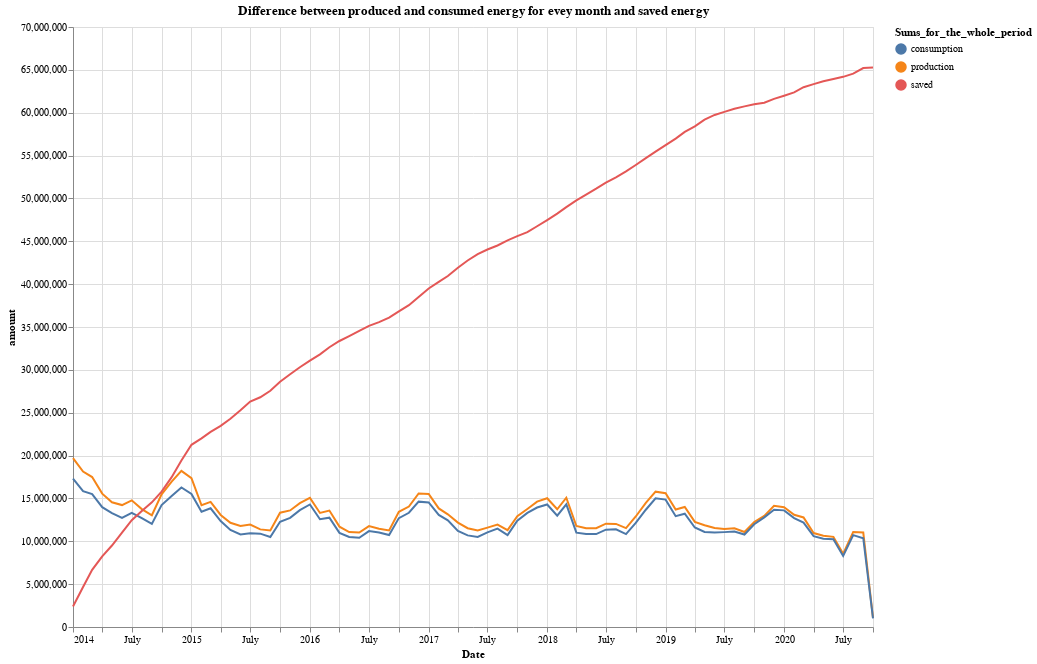

Notebook code cell kept with this figure:
### Markdown cell above
Тут ми можемо побачити кількість єнергії, що виробляється з кожного типу джерел та яка різниця у, власне, кількості виробленої енергії по кожному типу джерел. Також тут видно які способи видобутку прогресують, а які занепадають.

### Code cell
df1 = df.groupby(df.Date.dt.to_period("M")).sum().reset_index()
df1['Date'] = pd.to_datetime(df1['Date'].apply(lambda x: x.strftime('%Y-%m')))

df1['production'] = df1['nuclear'] + df1['thermal'] + df1['renewable'] + df1['heat_power'] + df1['hydro'] + df1['pumped_hydro']
df1['saved'] = df1['production'] - df1['consumption']

df1['saved'] = df1['saved'].cumsum()

nearest = alt.selection(type='single', nearest=True, on='mouseover',
                        fields=['Date'], empty='none')

line = alt.Chart(df1, title='Difference between produced and consumed energy for evey month and saved energy').transform_fold(
    ['production',
     'consumption',
     'saved'],
    as_ = ['Sums_for_the_whole_period', 'amount']
).mark_line().encode(
    alt.Y('amount:Q'),
    alt.X('Date:T'),
    alt.Color('Sums_for_the_whole_period:N'),
    tooltip = [alt.Tooltip('Date:T'), alt.Tooltip('consumption:Q'), alt.Tooltip('production:Q'), alt.Tooltip('difference:Q')]
)

selectors = alt.Chart(df1).mark_point().encode(
    x='Date:T',
    opacity=alt.value(0),
).add_selection(
    nearest
)
    
points = line.mark_point().encode(
    opacity=alt.condition(nearest, alt.value(1), alt.value(0))
)

text = line.mark_text(align='left', dx=5, dy=-5).encode(
    text=alt.condition(nearest, 'amount:Q', alt.value(' '))
)

rules = alt.Chart(df1).mark_rule(color='gray').encode(
    x='Date:T',
).transform_filter(
    nearest
)

alt.layer(
    line, selectors, points, rules, text
).properties(
    width=800, height=600
)

### Figure 1 — Vega-Lite specification as saved in the notebook (floating-point values rounded to 4 significant figures)
{"config": {"view": {"continuousWidth": 400, "continuousHeight": 300}}, "layer": [{"mark": "line", "encoding": {"color": {"type": "nominal", "field": "Sums_for_the_whole_period"}, "tooltip": [{"type": "temporal", "field": "Date"}, {"type": "quantitative", "field": "consumption"}, {"type": "quantitative", "field": "production"}, {"type": "quantitative", "field": "difference"}], "x": {"type": "temporal", "field": "Date"}, "y": {"type": "quantitative", "field": "amount"}}, "title": "Difference between produced and consumed energy for evey month and saved energy", "transform": [{"fold": ["production", "consumption", "saved"], "as": ["Sums_for_the_whole_period", "amount"]}]}, {"mark": "point", "encoding": {"opacity": {"value": 0}, "x": {"type": "temporal", "field": "Date"}}, "selection": {"selector009": {"type": "single", "nearest": true, "on": "mouseover", "fields": ["Date"], "empty": "none"}}}, {"mark": "point", "encoding": {"color": {"type": "nominal", "field": "Sums_for_the_whole_period"}, "opacity": {"condition": {"value": 1, "selection": "selector009"}, "value": 0}, "tooltip": [{"type": "temporal", "field": "Date"}, {"type": "quantitative", "field": "consumption"}, {"type": "quantitative", "field": "production"}, {"type": "quantitative", "field": "difference"}], "x": {"type": "temporal", "field": "Date"}, "y": {"type": "quantitative", "field": "amount"}}, "title": "Difference between produced and consumed energy for evey month and saved energy", "transform": [{"fold": ["production", "consumption", "saved"], "as": ["Sums_for_the_whole_period", "amount"]}]}, {"mark": {"type": "rule", "color": "gray"}, "encoding": {"x": {"type": "temporal", "field": "Date"}}, "transform": [{"filter": {"selection": "selector009"}}]}, {"mark": {"type": "text", "align": "left", "dx": 5, "dy": -5}, "encoding": {"color": {"type": "nominal", "field": "Sums_for_the_whole_period"}, "text": {"condition": {"type": "quantitative", "field": "amount", "selection": "selector009"}, "value": " "}, "tooltip": [{"type": "temporal", "field": "Date"}, {"type": "quantitative", "field": "consumption"}, {"type": "quantitative", "field": "production"}, {"type": "quantitative", "field": "difference"}], "x": {"type": "temporal", "field": "Date"}, "y": {"type": "quantitative", "field": "amount"}}, "title": "Difference between produced and consumed energy for evey month and saved energy", "transform": [{"fold": ["production", "consumption", "saved"], "as": ["Sums_for_the_whole_period", "amount"]}]}], "data": {"name": "data-6eaf8dac935be3c9003014c341e3f0bc"}, "height": 600, "width": 800, "$schema": "https://vega.github.io/schema/vega-lite/v4.8.1.json", "datasets": {"data-6eaf8dac935be3c9003014c341e3f0bc": [{"Date": "2014-01-01T00:00:00", "nuclear": 8248780, "thermal": 1623259, "renewable": 119706, "heat_power": 8707063, "hydro": 936076, "pumped_hydro": 76933, "consumption": 17321414, "production": 19711817, "saved": 2390403}, {"Date": "2014-02-01T00:00:00", "nuclear": 7739117, "thermal": 1386536, "renewable": 102518, "heat_power": 8075567, "hydro": 756129, "pumped_hydro": 68367, "consumption": 15843847, "production": 18128234, "saved": 4674790}, {"Date": "2014-03-01T00:00:00", "nuclear": 7725872, "thermal": 1137842, "renewable": 176045, "heat_power": 7656551, "hydro": 723103, "pumped_hydro": 70604, "consumption": 15500810, "production": 17490017, "saved": 6663997}, {"Date": "2014-04-01T00:00:00", "nuclear": 6696561, "thermal": 739421, "renewable": 118513, "heat_power": 7102564, "hydro": 832093, "pumped_hydro": 69482, "consumption": 13975448, "production": 15558634, "saved": 8247183}, {"Date": "2014-05-01T00:00:00", "nuclear": 6070832, "thermal": 391258, "renewable": 105219, "heat_power": 6962767, "hydro": 947347, "pumped_hydro": 74397, "consumption": 13290823, "production": 14551820, "saved": 9508180}, {"Date": "2014-06-01T00:00:00", "nuclear": 6081209, "thermal": 343851, "renewable": 123145, "heat_power": 6894082, "hydro": 711995, "pumped_hydro": 71250, "consumption": 12718065, "production": 14225532, "saved": 11015647}, {"Date": "2014-07-01T00:00:00", "nuclear": 6566061, "thermal": 341904, "renewable": 130332, "heat_power": 7084636, "hydro": 607239, "pumped_hydro": 46242, "consumption": 13327562, "production": 14776414, "saved": 12464499}, {"Date": "2014-08-01T00:00:00", "nuclear": 7212234, "thermal": 304213, "renewable": 137537, "heat_power": 5566525, "hydro": 510043, "pumped_hydro": 22945, "consumption": 12692597, "production": 13753497, "saved": 13525399}, {"Date": "2014-09-01T00:00:00", "nuclear": 7325239, "thermal": 369361, "renewable": 183070, "heat_power": 4735272, "hydro": 372281, "pumped_hydro": 49456, "consumption": 12018230, "production": 13034679, "saved": 14541848}, {"Date": "2014-10-01T00:00:00", "nuclear": 7954417, "thermal": 740323, "renewable": 165851, "heat_power": 6062557, "hydro": 491126, "pumped_hydro": 67048, "consumption": 14220362, "production": 15481322, "saved": 15802808}, {"Date": "2014-11-01T00:00:00", "nuclear": 8282325, "thermal": 1149899, "renewable": 131817, "heat_power": 6747650, "hydro": 551078, "pumped_hydro": 93091, "consumption": 15281037, "production": 16955860, "saved": 17477631}, {"Date": "2014-12-01T00:00:00", "nuclear": 8249508, "thermal": 1535738, "renewable": 138607, "heat_power": 7610579, "hydro": 551479, "pumped_hydro": 131058, "consumption": 16279212, "production": 18216969, "saved": 19415388}, {"Date": "2015-01-01T00:00:00", "nuclear": 8692416, "thermal": 1384899, "renewable": 115906, "heat_power": 6504858, "hydro": 514561, "pumped_hydro": 150638, "consumption": 15525092, "production": 17363278, "saved": 21253574}, {"Date": "2015-02-01T00:00:00", "nuclear": 7426312, "thermal": 909820, "renewable": 106246, "heat_power": 5031457, "hydro": 597453, "pumped_hydro": 131131, "consumption": 13448093, "production": 14202419, "saved": 22007900}, {"Date": "2015-03-01T00:00:00", "nuclear": 7534272, "thermal": 800579, "renewable": 132951, "heat_power": 5462100, "hydro": 523401, "pumped_hydro": 146105, "consumption": 13847423, "production": 14599408, "saved": 22759885}, {"Date": "2015-04-01T00:00:00", "nuclear": 7251453, "thermal": 547123, "renewable": 129060, "heat_power": 4539042, "hydro": 464807, "pumped_hydro": 137359, "consumption": 12359077, "production": 13068844, "saved": 23469652}, {"Date": "2015-05-01T00:00:00", "nuclear": 6542524, "thermal": 457081, "renewable": 112610, "heat_power": 4426789, "hydro": 501207, "pumped_hydro": 121823, "consumption": 11328522, "production": 12162034, "saved": 24303164}, {"Date": "2015-06-01T00:00:00", "nuclear": 6854003, "thermal": 383138, "renewable": 86473, "heat_power": 3975418, "hydro": 337983, "pumped_hydro": 138748, "consumption": 10804454, "production": 11775763, "saved": 25274473}, {"Date": "2015-07-01T00:00:00", "nuclear": 6592121, "thermal": 353366, "renewable": 91044, "heat_power": 4397388, "hydro": 415144, "pumped_hydro": 110364, "consumption": 10930717, "production": 11959427, "saved": 26303183}, {"Date": "2015-08-01T00:00:00", "nuclear": 6373826, "thermal": 345484, "renewable": 112518, "heat_power": 4132770, "hydro": 346074, "pumped_hydro": 77559, "consumption": 10889179, "production": 11388231, "saved": 26802235}, {"Date": "2015-09-01T00:00:00", "nuclear": 6776627, "thermal": 359065, "renewable": 89137, "heat_power": 3673716, "hydro": 254711, "pumped_hydro": 110959, "consumption": 10504368, "production": 11264215, "saved": 27562082}, {"Date": "2015-10-01T00:00:00", "nuclear": 7674511, "thermal": 615131, "renewable": 89149, "heat_power": 4595400, "hydro": 233057, "pumped_hydro": 128600, "consumption": 12280023, "production": 13335848, "saved": 28617907}, {"Date": "2015-11-01T00:00:00", "nuclear": 7421027, "thermal": 883834, "renewable": 93364, "heat_power": 4746362, "hydro": 307655, "pumped_hydro": 148222, "consumption": 12734981, "production": 13600464, "saved": 29483390}, {"Date": "2015-12-01T00:00:00", "nuclear": 8246232, "thermal": 965829, "renewable": 95138, "heat_power": 4546424, "hydro": 453666, "pumped_hydro": 149977, "consumption": 13637194, "production": 14457266, "saved": 30303462}, {"Date": "2016-01-01T00:00:00", "nuclear": 8262219, "thermal": 1029587, "renewable": 87710, "heat_power": 5101460, "hydro": 430462, "pumped_hydro": 148265, "consumption": 14292024, "production": 15059703, "saved": 31071141}, {"Date": "2016-02-01T00:00:00", "nuclear": 7304732, "thermal": 893613, "renewable": 91180, "heat_power": 4509086, "hydro": 372459, "pumped_hydro": 136900, "consumption": 12576796, "production": 13307970, "saved": 31802315}, {"Date": "2016-03-01T00:00:00", "nuclear": 7267460, "thermal": 890936, "renewable": 102127, "heat_power": 4391037, "hydro": 798614, "pumped_hydro": 135655, "consumption": 12752550, "production": 13585829, "saved": 32635594}, {"Date": "2016-04-01T00:00:00", "nuclear": 6241414, "thermal": 515077, "renewable": 108888, "heat_power": 3704702, "hydro": 1018343, "pumped_hydro": 119525, "consumption": 10975500, "production": 11707949, "saved": 33368043}, {"Date": "2016-05-01T00:00:00", "nuclear": 5648627, "thermal": 440972, "renewable": 81651, "heat_power": 3900264, "hydro": 900034, "pumped_hydro": 109455, "consumption": 10503714, "production": 11081003, "saved": 33945332}, {"Date": "2016-06-01T00:00:00", "nuclear": 5442635, "thermal": 396781, "renewable": 78719, "heat_power": 4374008, "hydro": 605802, "pumped_hydro": 116873, "consumption": 10417858, "production": 11014818, "saved": 34542292}, {"Date": "2016-07-01T00:00:00", "nuclear": 5526747, "thermal": 404416, "renewable": 81762, "heat_power": 5275558, "hydro": 343001, "pumped_hydro": 143444, "consumption": 11186598, "production": 11774928, "saved": 35130622}, {"Date": "2016-08-01T00:00:00", "nuclear": 5648629, "thermal": 404965, "renewable": 93856, "heat_power": 4736899, "hydro": 435296, "pumped_hydro": 137800, "consumption": 11024378, "production": 11457445, "saved": 35563689}, {"Date": "2016-09-01T00:00:00", "nuclear": 6092731, "thermal": 450733, "renewable": 74289, "heat_power": 4192561, "hydro": 312828, "pumped_hydro": 134990, "consumption": 10726019, "production": 11258132, "saved": 36095802}, {"Date": "2016-10-01T00:00:00", "nuclear": 7520547, "thermal": 563945, "renewable": 112123, "heat_power": 4619539, "hydro": 472801, "pumped_hydro": 143743, "consumption": 12702288, "production": 13432698, "saved": 36826212}, {"Date": "2016-11-01T00:00:00", "nuclear": 7620336, "thermal": 759488, "renewable": 92816, "heat_power": 4649178, "hydro": 785649, "pumped_hydro": 140515, "consumption": 13326382, "production": 14047982, "saved": 37547812}, {"Date": "2016-12-01T00:00:00", "nuclear": 8186111, "thermal": 863569, "renewable": 88104, "heat_power": 5651784, "hydro": 638593, "pumped_hydro": 153924, "consumption": 14623590, "production": 15582085, "saved": 38506307}, {"Date": "2017-01-01T00:00:00", "nuclear": 7967136, "thermal": 922968, "renewable": 78524, "heat_power": 5647041, "hydro": 775970, "pumped_hydro": 139072, "consumption": 14538844, "production": 15530711, "saved": 39498174}, {"Date": "2017-02-01T00:00:00", "nuclear": 7751301, "thermal": 777779, "renewable": 84788, "heat_power": 4273196, "hydro": 817474, "pumped_hydro": 129615, "consumption": 13072374, "production": 13834153, "saved": 40259953}, {"Date": "2017-03-01T00:00:00", "nuclear": 8012003, "thermal": 692416, "renewable": 116289, "heat_power": 3172480, "hydro": 1033555, "pumped_hydro": 117679, "consumption": 12451265, "production": 13144422, "saved": 40953110}, {"Date": "2017-04-01T00:00:00", "nuclear": 7643406, "thermal": 472567, "renewable": 100625, "heat_power": 3001189, "hydro": 830346, "pumped_hydro": 134550, "consumption": 11217501, "production": 12182683, "saved": 41918292}, {"Date": "2017-05-01T00:00:00", "nuclear": 7399452, "thermal": 462815, "renewable": 93020, "heat_power": 2613077, "hydro": 824089, "pumped_hydro": 133981, "consumption": 10688604, "production": 11526434, "saved": 42756122}, {"Date": "2017-06-01T00:00:00", "nuclear": 6705100, "thermal": 427914, "renewable": 83592, "heat_power": 3341106, "hydro": 570664, "pumped_hydro": 131221, "consumption": 10515731, "production": 11259597, "saved": 43499988}, {"Date": "2017-07-01T00:00:00", "nuclear": 6556612, "thermal": 424314, "renewable": 91385, "heat_power": 3997728, "hydro": 404134, "pumped_hydro": 117392, "consumption": 11046859, "production": 11591565, "saved": 44044694}, {"Date": "2017-08-01T00:00:00", "nuclear": 6109418, "thermal": 438233, "renewable": 111362, "heat_power": 4698903, "hydro": 449366, "pumped_hydro": 137553, "consumption": 11480429, "production": 11944835, "saved": 44509100}, {"Date": "2017-09-01T00:00:00", "nuclear": 5818251, "thermal": 457060, "renewable": 111203, "heat_power": 4415361, "hydro": 377103, "pumped_hydro": 124546, "consumption": 10713942, "production": 11303524, "saved": 45098682}, {"Date": "2017-10-01T00:00:00", "nuclear": 6576694, "thermal": 566675, "renewable": 104544, "heat_power": 4981808, "hydro": 543914, "pumped_hydro": 142290, "consumption": 12415648, "production": 12915925, "saved": 45598959}, {"Date": "2017-11-01T00:00:00", "nuclear": 7065533, "thermal": 798724, "renewable": 92283, "heat_power": 4865902, "hydro": 823841, "pumped_hydro": 126397, "consumption": 13308155, "production": 13772680, "saved": 46063484}, {"Date": "2017-12-01T00:00:00", "nuclear": 7655483, "thermal": 885156, "renewable": 109006, "heat_power": 4777397, "hydro": 1060154, "pumped_hydro": 138913, "consumption": 13936020, "production": 14626109, "saved": 46753573}, {"Date": "2018-01-01T00:00:00", "nuclear": 7212307, "thermal": 921916, "renewable": 116219, "heat_power": 5490358, "hydro": 1143321, "pumped_hydro": 136702, "consumption": 14295196, "production": 15020823, "saved": 47479200}, {"Date": "2018-02-01T00:00:00", "nuclear": 7108537, "thermal": 816918, "renewable": 90962, "heat_power": 4613062, "hydro": 981895, "pumped_hydro": 121082, "consumption": 12990370, "production": 13732456, "saved": 48221286}, {"Date": "2018-03-01T00:00:00", "nuclear": 7470339, "thermal": 875176, "renewable": 134456, "heat_power": 5113778, "hydro": 1361144, "pumped_hydro": 128016, "consumption": 14312398, "production": 15082909, "saved": 48991797}, {"Date": "2018-04-01T00:00:00", "nuclear": 5533190, "thermal": 500069, "renewable": 158473, "heat_power": 3988540, "hydro": 1492112, "pumped_hydro": 112740, "consumption": 11002938, "production": 11785124, "saved": 49773983}, {"Date": "2018-05-01T00:00:00", "nuclear": 5882183, "thermal": 437722, "renewable": 156758, "heat_power": 3696730, "hydro": 1216700, "pumped_hydro": 126457, "consumption": 10848991, "production": 11516550, "saved": 50441542}, {"Date": "2018-06-01T00:00:00", "nuclear": 6586880, "thermal": 380858, "renewable": 135948, "heat_power": 3678655, "hydro": 620063, "pumped_hydro": 129344, "consumption": 10839502, "production": 11531748, "saved": 51133788}, {"Date": "2018-07-01T00:00:00", "nuclear": 6578783, "thermal": 392767, "renewable": 133969, "heat_power": 4226931, "hydro": 600997, "pumped_hydro": 125322, "consumption": 11353862, "production": 12058769, "saved": 51838695}, {"Date": "2018-08-01T00:00:00", "nuclear": 7461316, "thermal": 372502, "renewable": 204785, "heat_power": 3211896, "hydro": 638833, "pumped_hydro": 134847, "consumption": 11396101, "production": 12024179, "saved": 52466773}, {"Date": "2018-09-01T00:00:00", "nuclear": 6752989, "thermal": 386187, "renewable": 194946, "heat_power": 3636478, "hydro": 432656, "pumped_hydro": 129259, "consumption": 10844300, "production": 11532515, "saved": 53154988}, {"Date": "2018-10-01T00:00:00", "nuclear": 7503266, "thermal": 494944, "renewable": 224239, "heat_power": 4058481, "hydro": 473146, "pumped_hydro": 137583, "consumption": 12144835, "production": 12891659, "saved": 53901812}, {"Date": "2018-11-01T00:00:00", "nuclear": 7972101, "thermal": 735512, "renewable": 158091, "heat_power": 4897449, "hydro": 576218, "pumped_hydro": 133732, "consumption": 13681396, "production": 14473103, "saved": 54693519}, {"Date": "2018-12-01T00:00:00", "nuclear": 8069815, "thermal": 849692, "renewable": 151571, "heat_power": 6074827, "hydro": 499259, "pumped_hydro": 144624, "consumption": 15021052, "production": 15789788, "saved": 55462255}, {"Date": "2019-01-01T00:00:00", "nuclear": 8085663, "thermal": 1544398, "renewable": 166955, "heat_power": 5102422, "hydro": 574891, "pumped_hydro": 139701, "consumption": 14861988, "production": 15614030, "saved": 56214297}, {"Date": "2019-02-01T00:00:00", "nuclear": 7863311, "thermal": 1566905, "renewable": 192634, "heat_power": 3360061, "hydro": 591465, "pumped_hydro": 124532, "consumption": 12927825, "production": 13698908, "saved": 56985380}, {"Date": "2019-03-01T00:00:00", "nuclear": 7623935, "thermal": 1561190, "renewable": 318920, "heat_power": 3724023, "hydro": 653470, "pumped_hydro": 115073, "consumption": 13218836, "production": 13996611, "saved": 57763155}, {"Date": "2019-04-01T00:00:00", "nuclear": 6728686, "thermal": 855210, "renewable": 377368, "heat_power": 3609641, "hydro": 582759, "pumped_hydro": 109478, "consumption": 11610880, "production": 12263142, "saved": 58415417}, {"Date": "2019-05-01T00:00:00", "nuclear": 6640338, "thermal": 610102, "renewable": 377389, "heat_power": 3391216, "hydro": 728375, "pumped_hydro": 122585, "consumption": 11085037, "production": 11870005, "saved": 59200385}, {"Date": "2019-06-01T00:00:00", "nuclear": 5742909, "thermal": 528471, "renewable": 456593, "heat_power": 4085630, "hydro": 621435, "pumped_hydro": 117474, "consumption": 11014428, "production": 11552512, "saved": 59738469}, {"Date": "2019-07-01T00:00:00", "nuclear": 6071805, "thermal": 546859, "renewable": 431309, "heat_power": 3805710, "hydro": 494625, "pumped_hydro": 79165, "consumption": 11068832, "production": 11429473, "saved": 60099110}, {"Date": "2019-08-01T00:00:00", "nuclear": 5826156, "thermal": 601375, "renewable": 480767, "heat_power": 4105296, "hydro": 414736, "pumped_hydro": 77847, "consumption": 11150897, "production": 11506177, "saved": 60454390}, {"Date": "2019-09-01T00:00:00", "nuclear": 6027446, "thermal": 543389, "renewable": 472009, "heat_power": 3571699, "hydro": 390232, "pumped_hydro": 71579, "consumption": 10789334, "production": 11076354, "saved": 60741410}, {"Date": "2019-10-01T00:00:00", "nuclear": 6524187, "thermal": 799749, "renewable": 350534, "heat_power": 4074460, "hydro": 379995, "pumped_hydro": 114880, "consumption": 11993370, "production": 12243805, "saved": 60991845}, {"Date": "2019-11-01T00:00:00", "nuclear": 7605353, "thermal": 1295750, "renewable": 458235, "heat_power": 3010295, "hydro": 471127, "pumped_hydro": 119477, "consumption": 12788533, "production": 12960237, "saved": 61163549}, {"Date": "2019-12-01T00:00:00", "nuclear": 8326061, "thermal": 1599844, "renewable": 358271, "heat_power": 3214163, "hydro": 517080, "pumped_hydro": 129686, "consumption": 13689369, "production": 14145105, "saved": 61619285}, {"Date": "2020-01-01T00:00:00", "nuclear": 7796778, "thermal": 1758816, "renewable": 401027, "heat_power": 3364770, "hydro": 547435, "pumped_hydro": 107453, "consumption": 13608105, "production": 13976279, "saved": 61987459}, {"Date": "2020-02-01T00:00:00", "nuclear": 7198937, "thermal": 1606450, "renewable": 550346, "heat_power": 3216258, "hydro": 429902, "pumped_hydro": 96048, "consumption": 12706723, "production": 13097941, "saved": 62378677}, {"Date": "2020-03-01T00:00:00", "nuclear": 7553869, "thermal": 1540618, "renewable": 759449, "heat_power": 2331949, "hydro": 456447, "pumped_hydro": 140274, "consumption": 12187984, "production": 12782606, "saved": 62973299}, {"Date": "2020-04-01T00:00:00", "nuclear": 6321651, "thermal": 918960, "renewable": 844123, "heat_power": 2332810, "hydro": 394555, "pumped_hydro": 152262, "consumption": 10603592, "production": 10964361, "saved": 63334068}, {"Date": "2020-05-01T00:00:00", "nuclear": 5466795, "thermal": 795061, "renewable": 704860, "heat_power": 3112111, "hydro": 422794, "pumped_hydro": 137604, "consumption": 10309076, "production": 10639225, "saved": 63664217}, {"Date": "2020-06-01T00:00:00", "nuclear": 5033905, "thermal": 760657, "renewable": 747688, "heat_power": 3219793, "hydro": 645953, "pumped_hydro": 106071, "consumption": 10236359, "production": 10514067, "saved": 63941925}, {"Date": "2020-07-01T00:00:00", "nuclear": 4396480, "thermal": 701910, "renewable": 669195, "heat_power": 2216968, "hydro": 459811, "pumped_hydro": 95097, "consumption": 8296416, "production": 8539461, "saved": 64184970}, {"Date": "2020-08-01T00:00:00", "nuclear": 5942559, "thermal": 993248, "renewable": 892958, "heat_power": 2597388, "hydro": 516613, "pumped_hydro": 147849, "consumption": 10719937, "production": 11090615, "saved": 64555648}, {"Date": "2020-09-01T00:00:00", "nuclear": 5637628, "thermal": 931616, "renewable": 844474, "heat_power": 3031307, "hydro": 424722, "pumped_hydro": 147957, "consumption": 10363344, "production": 11017704, "saved": 65210008}, {"Date": "2020-10-01T00:00:00", "nuclear": 582731, "thermal": 87667, "renewable": 43934, "heat_power": 306699, "hydro": 36665, "pumped_hydro": 10382, "consumption": 1005104, "production": 1068078, "saved": 65272982}]}}
